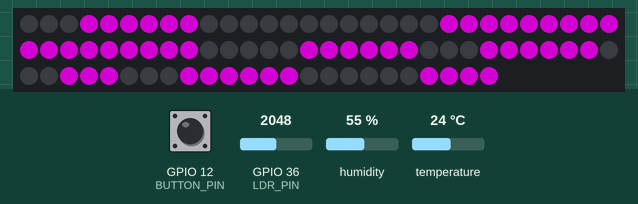
Simulated run of this sketch. Board: ESP32. Shown: 84 RGB LEDs in strip order, left to right, continuing on the next row. The test bench sets the inputs (shaded band); at power-on: GPIO 12 (BUTTON_PIN) HIGH, GPIO 36 (LDR_PIN) = 2048, humidity 55 %, temperature 24 °C. Dim RGB values are drawn brighter than linear; WiFi joins after 1.5 s; servers stay silent unless stated; network time is answered at once with the bench clock; the local clock reads 2024-03-15 10:24:30 at power-on unless the sketch sets it; what the sketch prints to the serial monitor is not drawn.

Above: at 2.7 s.
2.8 s: GPIO 12 (BUTTON_PIN) pulled LOW for 3.2 s
At 4.1 s:
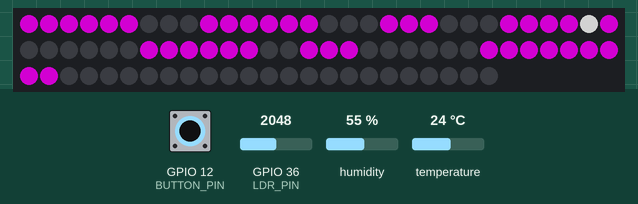
9.0 s: GPIO 36 (LDR_PIN) set to 2866
At 11.0 s:
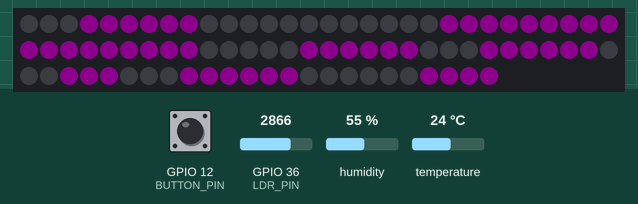
11.3 s: GPIO 12 (BUTTON_PIN) pulled LOW for 0.15 s
At 11.8 s:
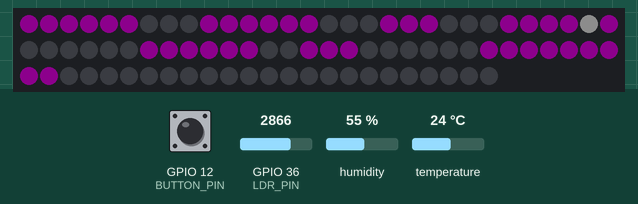
14.4 s: GPIO 36 (LDR_PIN) set to 3603
At 16.4 s:
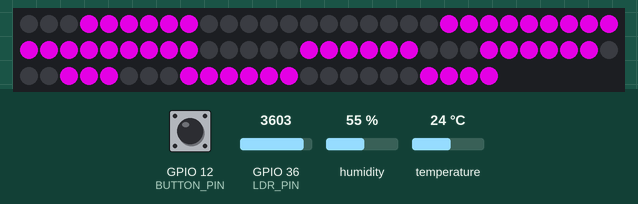
16.8 s: GPIO 36 (LDR_PIN) set to 4095
Timing chart, 0 to 19.8 s (numbered marks = the images above; inputs shaded):
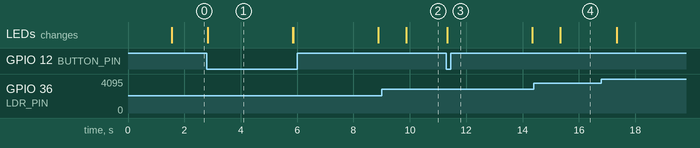

Measured:
- after the input at 2.8 s, the LEDs: change at once (image 1)
- after the input at 9.0 s, the LEDs: change after 0.88 s (image 2)
- after the input at 11.3 s, the LEDs: change at once (image 3)
- after the input at 14.4 s, the LEDs: change after 0.94 s (image 4)
- what the display in image 1 shows lasts 3.0 s, from 2.8 s to 5.8 s

The sketch:

clock_7_segment.ino
```cpp
#include <WiFi.h>
#include <Adafruit_NeoPixel.h>
#include <WiFiUdp.h>
#include <NTPClient.h>
#include <TimeLib.h>
#include <DHT.h>
#include <Adafruit_Sensor.h>

#define PIXEL_PER_SEGMENT  3     // Number of LEDs in each Segment
#define PIXEL_DIGITS       4     // Number of connected Digits
#define PIXEL_PIN          2     // GPIO Pin
#define PIXEL_DASH         1     // Binary segment


#define LDR_PIN       A0    // LDR pin
#define DHT_PIN       13    // DHT Sensor pin
#define BUTTON_PIN    12    // Button pin

// Uncomment the type of sensor in use
#define DHT_TYPE    DHT11     // DHT 11
//#define DHT_TYPE    DHT22     // DHT 22 (AM2302)
//#define DHT_TYPE    DHT21     // DHT 21 (AM2301)

#define TIME_FORMAT        12    // 12 = 12 hours format || 24 = 24 hours format

Adafruit_NeoPixel strip = Adafruit_NeoPixel((PIXEL_PER_SEGMENT * 7 * PIXEL_DIGITS), PIXEL_PIN, NEO_GRB + NEO_KHZ800);
DHT dht(DHT_PIN, DHT_TYPE);

// set Wi-Fi SSID and password
const char *ssid     = "******";
const char *password = "************";

WiFiUDP ntpUDP;
// 'time.nist.gov' is used (default server) with +1 hour offset (3600 seconds) 60 seconds (60000 milliseconds) update interval
NTPClient timeClient(ntpUDP, "time.nist.gov", 19800, 60000); //GMT+5:30 : 5*3600+30*60=19800

int period = 1000;   //Update frequency
unsigned long time_now = 0;
int Second, Minute, Hour;

// set default brightness
int Brightness = 10;
// current temperature, updated in loop()
int Temperature;

bool Show_Temp = false;

//Digits array
byte digits[12] = {
  //abcdefg
  0b1111110,     // 0
  0b0110000,     // 1
  0b1101101,     // 2
  0b1111001,     // 3
  0b0110011,     // 4
  0b1011011,     // 5
  0b1011111,     // 6
  0b1110000,     // 7
  0b1111111,     // 8
  0b1110011,      // 9
  0b1001110,     // C
  0b1000111,     // F
};

//Clear all the Pixels
void clearDisplay() {
  for (int i = 0; i < strip.numPixels(); i++) {
    strip.setPixelColor(i, strip.Color(0, 0, 0));
  }
  strip.show();
}

void setup() {
  Serial.begin(115200);
  strip.begin();
  strip.show();

  dht.begin();
  pinMode(BUTTON_PIN, INPUT);

  WiFi.begin(ssid, password);
  Serial.print("Connecting.");
  while ( WiFi.status() != WL_CONNECTED ) {
    delay(500);
    Serial.print(".");
  }
  Serial.println("connected");
  timeClient.begin();
  delay(10);
}

void loop() {
  if (WiFi.status() == WL_CONNECTED) { // check WiFi connection status
    int sensor_val = analogRead(LDR_PIN);
    Brightness = map(sensor_val, 100, 1024, 128, 4);
    timeClient.update();
    int Hours;
    unsigned long unix_epoch = timeClient.getEpochTime();   // get UNIX Epoch time
    Second = second(unix_epoch);                            // get seconds
    Minute = minute(unix_epoch);                            // get minutes
    Hours  = hour(unix_epoch);                              // get hours

    if (TIME_FORMAT == 12) {
      if (Hours > 12) {
        Hour = Hours - 12;
      }
      else
        Hour = Hours;
    }
    else
      Hour = Hours;
  }

  if (digitalRead(BUTTON_PIN) == LOW) {
    Show_Temp = true;
  }
  else
    Show_Temp = false;

  if (Show_Temp) {
    Temperature = dht.readTemperature();
    clearDisplay();
    writeDigit(0, Temperature / 10);
    writeDigit(1, Temperature % 10);
    writeDigit(2, 10);
    strip.setPixelColor(28, strip.Color(Brightness, Brightness,  Brightness));
    strip.show();
    delay(3000);
    clearDisplay();
    Show_Temp = false;
  }
  while (millis() > time_now + period) {
    time_now = millis();
    disp_Time();     // Show Time
  }
}

void disp_Time() {
  clearDisplay();
  writeDigit(0, Hour / 10);
  writeDigit(1, Hour % 10);
  writeDigit(2, Minute / 10);
  writeDigit(3, Minute % 10);
  writeDigit(4, Second / 10);
  writeDigit(5, Second % 10);
  strip.show();
}

void writeDigit(int index, int val) {
  byte digit = digits[val];
  int margin;
  if (index == 0 || index == 1 ) margin = 0;
  if (index == 2 || index == 3 ) margin = 1;
  if (index == 4 || index == 5 ) margin = 2;
  for (int i = 6; i >= 0; i--) {
    int offset = index * (PIXEL_PER_SEGMENT * 7) + i * PIXEL_PER_SEGMENT + margin * 2;
    uint32_t color;
    if (digit & 0x01 != 0) {
      if (index == 0 || index == 1 ) color = strip.Color(Brightness, 0,  Brightness);
      if (index == 2 || index == 3 ) color = strip.Color(Brightness, 0,  Brightness);
      if (index == 4 || index == 5 ) color = strip.Color(Brightness, 0,  Brightness);
    }
    else
      color = strip.Color(0, 0, 0);

    for (int j = offset; j < offset + PIXEL_PER_SEGMENT; j++) {
      strip.setPixelColor(j, color);
    }
    digit = digit >> 1;
  }
}
```
